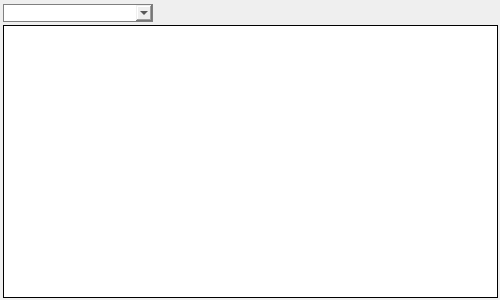
<?xml version="1.0" encoding="UTF-8"?>
<ui version="4.0">
 <class>Actions</class>
 <widget class="QWidget" name="Actions">
  <property name="geometry">
   <rect>
    <x>0</x>
    <y>0</y>
    <width>500</width>
    <height>300</height>
   </rect>
  </property>
  <property name="font">
   <font>
    <family>Verdana</family>
   </font>
  </property>
  <property name="windowTitle">
   <string>Form</string>
  </property>
  <layout class="QVBoxLayout" name="verticalLayout">
   <property name="spacing">
    <number>0</number>
   </property>
   <property name="leftMargin">
    <number>3</number>
   </property>
   <property name="topMargin">
    <number>1</number>
   </property>
   <property name="rightMargin">
    <number>2</number>
   </property>
   <property name="bottomMargin">
    <number>2</number>
   </property>
   <item>
    <widget class="QGroupBox" name="groupbox_upper">
     <property name="sizePolicy">
      <sizepolicy hsizetype="Expanding" vsizetype="Fixed">
       <horstretch>0</horstretch>
       <verstretch>0</verstretch>
      </sizepolicy>
     </property>
     <property name="minimumSize">
      <size>
       <width>0</width>
       <height>24</height>
      </size>
     </property>
     <property name="maximumSize">
      <size>
       <width>16777215</width>
       <height>24</height>
      </size>
     </property>
     <property name="styleSheet">
      <string notr="true">border: none</string>
     </property>
     <property name="title">
      <string/>
     </property>
     <property name="flat">
      <bool>false</bool>
     </property>
     <layout class="QHBoxLayout" name="horizontalLayout">
      <property name="spacing">
       <number>0</number>
      </property>
      <property name="leftMargin">
       <number>0</number>
      </property>
      <property name="topMargin">
       <number>0</number>
      </property>
      <property name="rightMargin">
       <number>0</number>
      </property>
      <property name="bottomMargin">
       <number>0</number>
      </property>
      <item>
       <widget class="QComboBox" name="cmb_select">
        <property name="sizePolicy">
         <sizepolicy hsizetype="Fixed" vsizetype="Fixed">
          <horstretch>0</horstretch>
          <verstretch>0</verstretch>
         </sizepolicy>
        </property>
        <property name="minimumSize">
         <size>
          <width>150</width>
          <height>18</height>
         </size>
        </property>
        <property name="maximumSize">
         <size>
          <width>150</width>
          <height>18</height>
         </size>
        </property>
        <property name="font">
         <font>
          <family>Verdana</family>
         </font>
        </property>
        <property name="autoFillBackground">
         <bool>false</bool>
        </property>
        <property name="styleSheet">
         <string notr="true">border: 1px solid grey;</string>
        </property>
        <property name="sizeAdjustPolicy">
         <enum>QComboBox::AdjustToContents</enum>
        </property>
        <property name="iconSize">
         <size>
          <width>18</width>
          <height>18</height>
         </size>
        </property>
        <property name="frame">
         <bool>true</bool>
        </property>
       </widget>
      </item>
      <item>
       <widget class="QPushButton" name="btn_switch">
        <property name="sizePolicy">
         <sizepolicy hsizetype="Fixed" vsizetype="Fixed">
          <horstretch>0</horstretch>
          <verstretch>0</verstretch>
         </sizepolicy>
        </property>
        <property name="minimumSize">
         <size>
          <width>24</width>
          <height>24</height>
         </size>
        </property>
        <property name="maximumSize">
         <size>
          <width>24</width>
          <height>24</height>
         </size>
        </property>
        <property name="text">
         <string/>
        </property>
        <property name="icon">
         <iconset>
          <normaloff>resources/start.svg</normaloff>resources/start.svg</iconset>
        </property>
        <property name="iconSize">
         <size>
          <width>18</width>
          <height>18</height>
         </size>
        </property>
        <property name="flat">
         <bool>true</bool>
        </property>
       </widget>
      </item>
      <item>
       <widget class="QPushButton" name="btn_refresh">
        <property name="sizePolicy">
         <sizepolicy hsizetype="Fixed" vsizetype="Fixed">
          <horstretch>0</horstretch>
          <verstretch>0</verstretch>
         </sizepolicy>
        </property>
        <property name="minimumSize">
         <size>
          <width>24</width>
          <height>24</height>
         </size>
        </property>
        <property name="maximumSize">
         <size>
          <width>24</width>
          <height>24</height>
         </size>
        </property>
        <property name="text">
         <string/>
        </property>
        <property name="icon">
         <iconset>
          <normaloff>resources/refresh.svg</normaloff>resources/refresh.svg</iconset>
        </property>
        <property name="iconSize">
         <size>
          <width>16</width>
          <height>16</height>
         </size>
        </property>
        <property name="flat">
         <bool>true</bool>
        </property>
       </widget>
      </item>
      <item>
       <spacer name="horizontalSpacer">
        <property name="orientation">
         <enum>Qt::Horizontal</enum>
        </property>
        <property name="sizeHint" stdset="0">
         <size>
          <width>40</width>
          <height>20</height>
         </size>
        </property>
       </spacer>
      </item>
     </layout>
    </widget>
   </item>
   <item>
    <widget class="QTableWidget" name="tbl_actions">
     <property name="font">
      <font>
       <family>Verdana</family>
      </font>
     </property>
     <property name="frameShape">
      <enum>QFrame::Box</enum>
     </property>
     <property name="frameShadow">
      <enum>QFrame::Plain</enum>
     </property>
     <property name="alternatingRowColors">
      <bool>true</bool>
     </property>
     <property name="selectionMode">
      <enum>QAbstractItemView::SingleSelection</enum>
     </property>
     <property name="selectionBehavior">
      <enum>QAbstractItemView::SelectRows</enum>
     </property>
     <property name="gridStyle">
      <enum>Qt::SolidLine</enum>
     </property>
     <property name="wordWrap">
      <bool>false</bool>
     </property>
     <attribute name="horizontalHeaderHighlightSections">
      <bool>false</bool>
     </attribute>
     <attribute name="horizontalHeaderStretchLastSection">
      <bool>true</bool>
     </attribute>
    </widget>
   </item>
  </layout>
 </widget>
 <resources/>
 <connections/>
</ui>
